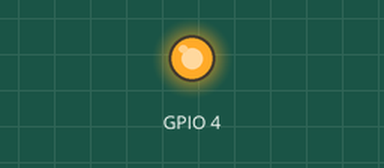
This sketch was run on a simulated ESP32. Shown: output pins drawn as LEDs (lit = HIGH). What the sketch prints to the serial monitor is not drawn.

Above: at 0.5 s.
At 5.0 s:
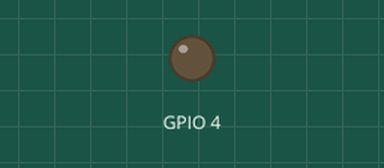
Timing chart, 0 to 6.9 s (numbered marks = the images above):
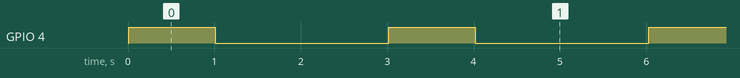

Measured:
- by itself, GPIO 4: alternates HIGH for 1.0 s and LOW for 2.0 s

The sketch:

Actuator_Electromagnetic_-_Relay.ino
```cpp
void setup() {
  // put your setup code here, to run once:
  Serial.begin(115200);
  Serial.println("Hello, ESP32!");
  pinMode(4, OUTPUT);
}

void loop() {
  // put your main code here, to run repeatedly:
  delay(10); // this speeds up the simulation
  digitalWrite(4, HIGH);
  delay(1000);
  digitalWrite(4, LOW);
  delay(2000);
}
```
